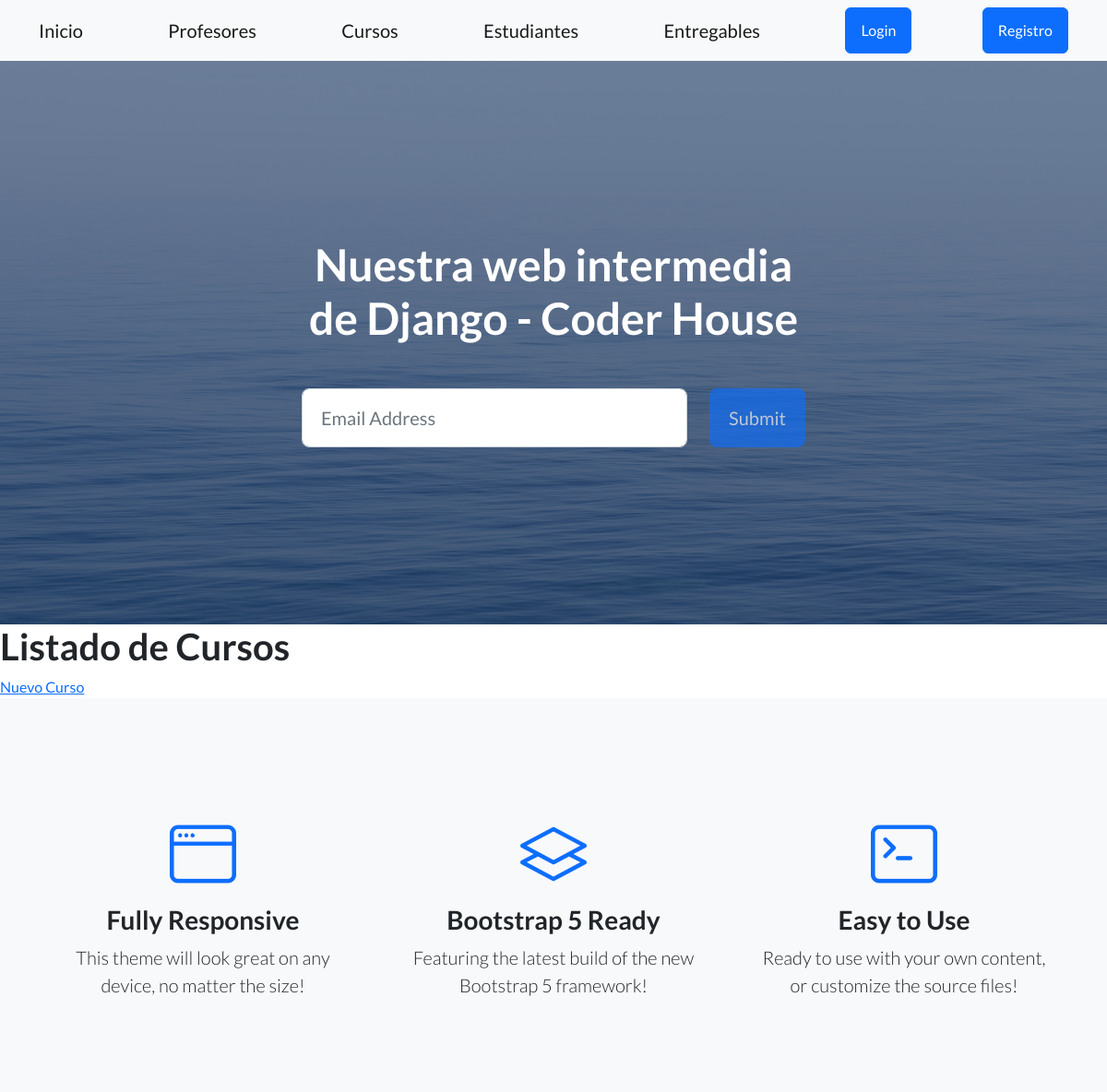
The page /AppCoder/cursos/lista (upper part) on the database as committed earlier.
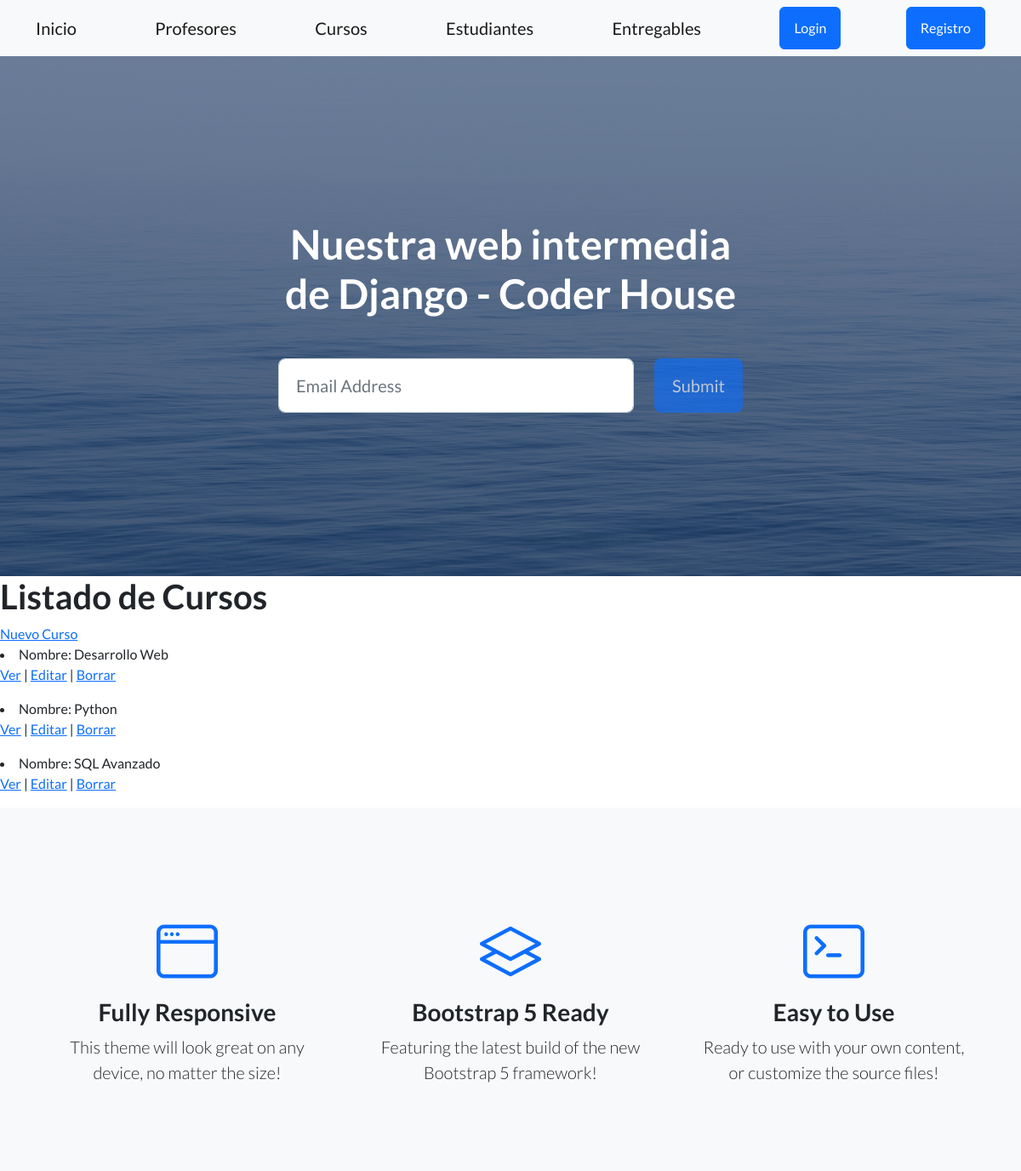
The same page on the database as committed later.
### AppCoder/models.py (models this page shows, shortened)
class Curso(models.Model):
    nombre = models.CharField(max_length=40)
    camada = models.IntegerField()

### AppCoder/views.py (the view)
# urls.py: path('cursos/lista', views.CursoListView.as_view(), name = "ListaCursos"),
class CursoListView(ListView):
    model = Curso
    context_object_name = "cursos"
    template_name = "AppCoder/cursos_lista.html"

### AppCoder/templates/AppCoder/curso_list.html
{% extends "AppCoder/padre.html" %}
{% load static %}
{% block contenidoQueCambia %}
<h1>Listado de Cursos</h1>
<a href={% url 'NuevoCurso' %}>Nuevo Curso</a>
{% for curso in cursos %}
    <li>Nombre: {{curso.nombre}}
        <p>
            <a href="{% url 'DetalleCurso' curso.pk %}">Ver</a>
            |
            <a href="{% url 'EditarCurso' curso.pk %}">Editar</a>
            |
            <a href="{% url 'BorrarCurso' curso.pk %}">Borrar</a>
        </p>
    </li>
{% endfor %}
{% endblock contenidoQueCambia  %}

### AppCoder/templates/AppCoder/padre.html (shortened to what this page needs)
<!DOCTYPE html>
<html lang="en">
    <head>
        <link href="https://cdn.jsdelivr.net/npm/bootstrap-icons@1.5.0/font/bootstrap-icons.css" rel="stylesheet" type="text/css" />
        <link href="css/styles.css" rel="stylesheet" />
    </head>
    <body>
        <nav class="navbar navbar-light bg-light static-top">
            <div class="container">
                <a class="navbar-brand" href={% url 'Inicio' %}>Inicio</a>
                <a class="navbar-brand" href={% url 'LeerProfesores' %}>Profesores</a>
                <a class="navbar-brand" href={% url 'ListaCursos' %}>Cursos</a>
                <a class="navbar-brand" href={% url 'Estudiantes' %}>Estudiantes</a>
                <a class="navbar-brand" href={% url 'Entregables' %}>Entregables</a>
                {% if not request.user.is_authenticated %}
                <a class="btn btn-primary" href="{% url 'Login' %}">Login</a>
                <a class="btn btn-primary" href="{% url 'Registro' %}">Registro</a>
                {% else %}
                <a class="navbar-brand" href="{% url 'EditarPerfil' %}">{{request.user.username}}</a>
                <a class="btn btn-primary" href="{% url 'Logout' %}">Logout</a>
                {% endif %}
            </div>
        </nav>
        <header class="masthead">
            <div class="container position-relative">
                <div class="row justify-content-center">
                    <div class="col-xl-6">
                        <div class="text-center text-white">
                            <h1 class="mb-5">Nuestra web intermedia de Django - Coder House</h1>
                            <form class="form-subscribe" id="contactForm" data-sb-form-api-token="API_TOKEN">
                                <div class="row">
                                    <div class="col">
                                        <input class="form-control form-control-lg" id="emailAddress" type="email" placeholder="Email Address" data-sb-validations="required,email" />
                                    </div>
                                    <div class="col-auto"><button class="btn btn-primary btn-lg disabled" id="submitButton" type="submit">Submit</button></div>
                                </div>
                            </form>
                        </div>
                    </div>
                </div>
            </div>
        </header>
                {% block contenidoQueCambia %}{% endblock contenidoQueCambia %}
        <section class="features-icons bg-light text-center">
            <div class="container">
                <div class="row">
                    <div class="col-lg-4">
                        <div class="features-icons-item mx-auto mb-5 mb-lg-0 mb-lg-3">
                            <div class="features-icons-icon d-flex"><i class="bi-window m-auto text-primary"></i></div>
                            <h3>Fully Responsive</h3>
                            <p class="lead mb-0">This theme will look great on any device, no matter the size!</p>
                        </div>
                    </div>
                    <div class="col-lg-4">
                        <div class="features-icons-item mx-auto mb-5 mb-lg-0 mb-lg-3">
                            <div class="features-icons-icon d-flex"><i class="bi-layers m-auto text-primary"></i></div>
                            <h3>Bootstrap 5 Ready</h3>
                            <p class="lead mb-0">Featuring the latest build of the new Bootstrap 5 framework!</p>
                        </div>
                    </div>
                    <div class="col-lg-4">
                        <div class="features-icons-item mx-auto mb-0 mb-lg-3">
                            <div class="features-icons-icon d-flex"><i class="bi-terminal m-auto text-primary"></i></div>
                            <h3>Easy to Use</h3>
                            <p class="lead mb-0">Ready to use with your own content, or customize the source files!</p>
                        </div>
                    </div>
                </div>
            </div>
        </section>
    </body>
</html>
<!DOCTYPE html>
<html lang="en">
    <head>
        {% load static %}
        <link href="https://cdn.jsdelivr.net/npm/bootstrap-icons@1.5.0/font/bootstrap-icons.css" rel="stylesheet" type="text/css" />
        <link href={% static 'AppCoder/css/styles.css' %} rel="stylesheet" />
    </head>
    <body>
    </body>
</html>

Rows that differ between the two databases and show on the page:
added Curso: nombre "Desarrollo Web"
added Curso: nombre "Python"
added Curso: nombre "SQL Avanzado"
